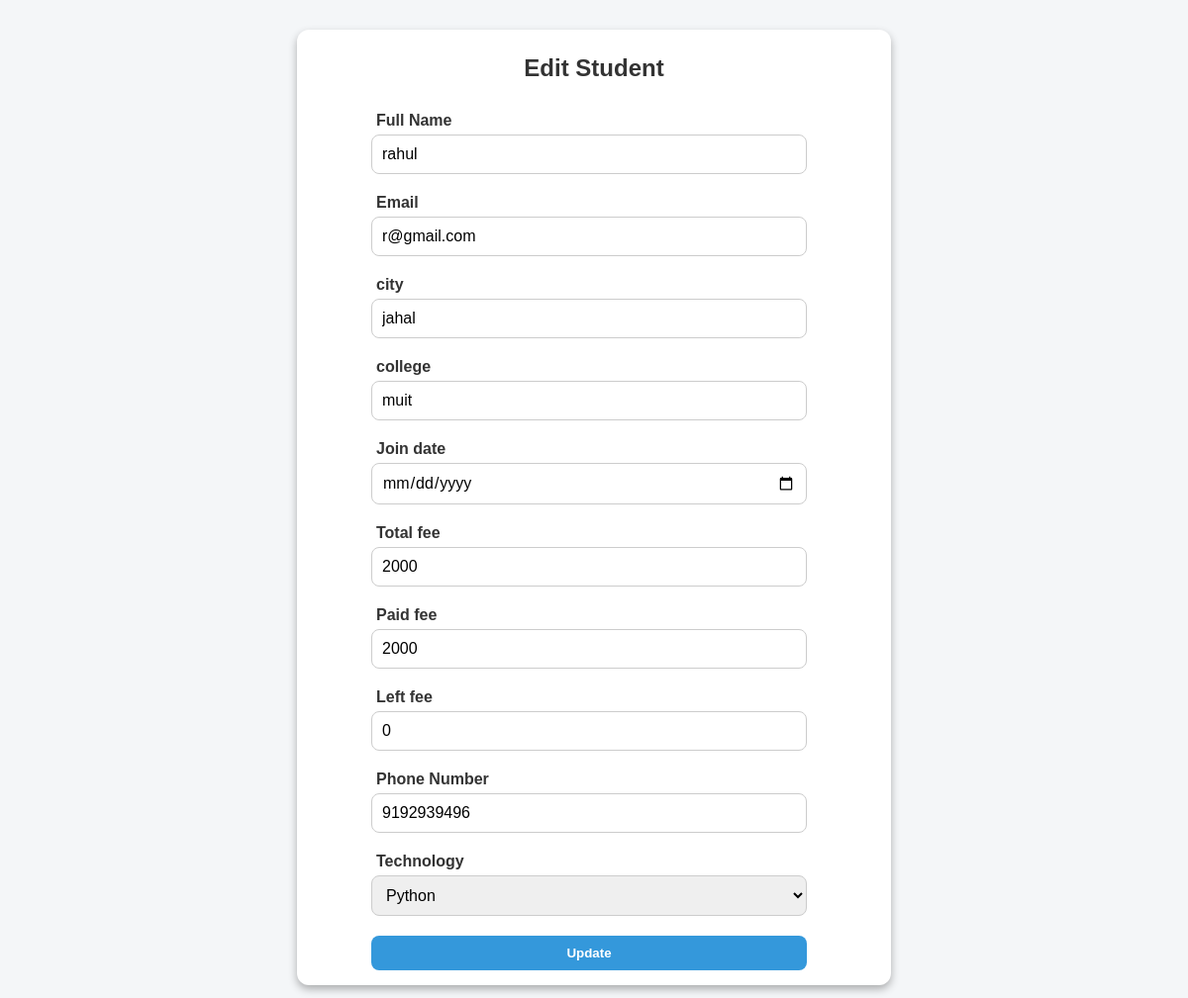
The app's page /edit_stu/3/ with its own data.
### students/models.py (models this page shows)
class student(models.Model):
    name=models.CharField(max_length=30,null=True)
    email=models.CharField(max_length=30,null=True)
    college=models.CharField(max_length=30,null=True)
    city=models.CharField(max_length=30,null=True)
    joining_date=models.CharField(max_length=30,null=True)
    total_fee=models.CharField(max_length=30,null=True)
    paid_fee=models.CharField(max_length=30,null=True)
    left_fee=models.CharField(max_length=30,null=True)
    number=models.CharField(max_length=30,null=True)
    technology=models.CharField(max_length=30,null=True)
    image=models.FileField(null=True)

### students/views.py (the view, shortened to what this page needs)
# urls.py: path('edit_stu/<int:id>/', edit_stu, name='edit_student'),
def edit_stu(request, id):
    try:
        stu = student.objects.get(id=id)
    except student.DoesNotExist:
        return redirect('view_records')  # Redirect if student not found
    return render(request, 'edit_stu.html', {'data': stu})

### students/Templates/edit_stu.html (shortened to what this page needs)
<!DOCTYPE html>
<html lang="en">
<head>
</head>
<body>
    <div class="form-container">
        <div class="form-box">
            <h2>Edit Student</h2>
            <form method="post">
                <label>Full Name</label>
                <input type="text" name="sname" required class="input" value="{{data.name}}">
               <label>Email</label>
                <input type="email" name="email" required class="input" value="{{data.email}}">
                <label>city</label>
                <input type="text" name="city" required class="input" value="{{data.city}}">
                <label>college</label>
                <input type="text" name="college" required class="input" value="{{data.college}}">
                <label>Join date</label>
                <input type="date" name="joining_date" required class="input" value="{{data.joining_date|date:'Y-m-d'}}">
                <label>Total fee</label>
                <input type="number" name="total_fee" required class="input" value="{{data.total_fee}}">
                <label>Paid  fee</label>
                <input type="number" name="paid_fee" required class="input" value="{{data.paid_fee}}">
                <label>Left fee</label>
                <input type="number" name="left_fee" required class="input" value="{{data.left_fee}}">
                <label>Phone Number</label>
                <input type="text" name="number" required class="input" value="{{data.number}}">
                <label>Technology</label>
                {% if data.technology == "Python" %}
                <select name="technology">
                    <option value="Python" selected>Python</option>
                </select>
                {% endif %}
                <input type="submit" class="btn" value="Update">
            </form>
        </div>
    </div>
</body>
</html>

### students/Templates/edit_stu.html (style rules this page uses)
* { margin: 0; padding: 0; box-sizing: border-box; font-family: 'Trebuchet MS', 'Lucida Sans Unicode', 'Lucida Grande', 'Lucida Sans', Arial, sans-serif; }
body { background-color: #f4f6f8; color: #333; }
.form-container { max-width: 600px; margin: 30px auto; background-color: #fff; border-radius: 12px; padding: 25px; box-shadow: 0 4px 8px rgba(0,0,0, 0.3); display: flex; align-items: center; gap: 20px; }
.form-box { flex: 1; }
h2 { text-align: center; margin-bottom: 20px; }
form { display: flex; flex-direction: column; text-align: center; }
label { align-self: flex-start; margin: 10px 0 5px 10%; font-weight: 600; }
.input,select { width: 80%; padding: 10px; margin-bottom: 10px; border:1px solid #ccc; border-radius: 8px; font-size: 1rem; position: relative; left: 50px; }
.btn { padding: 10px 20px; border-radius: 8px; background-color: #3498db; color: #fff; font-weight: 600; border: none; text-align: center; cursor: pointer; width: 80%; position: relative; left: 50px; top: 10px; }

### records on screen
student: sname "rahul", email "r@gmail.com", city "jahal", college "muit", total_fee "2000", paid_fee "2000", left_fee "0", number "9192939496"
